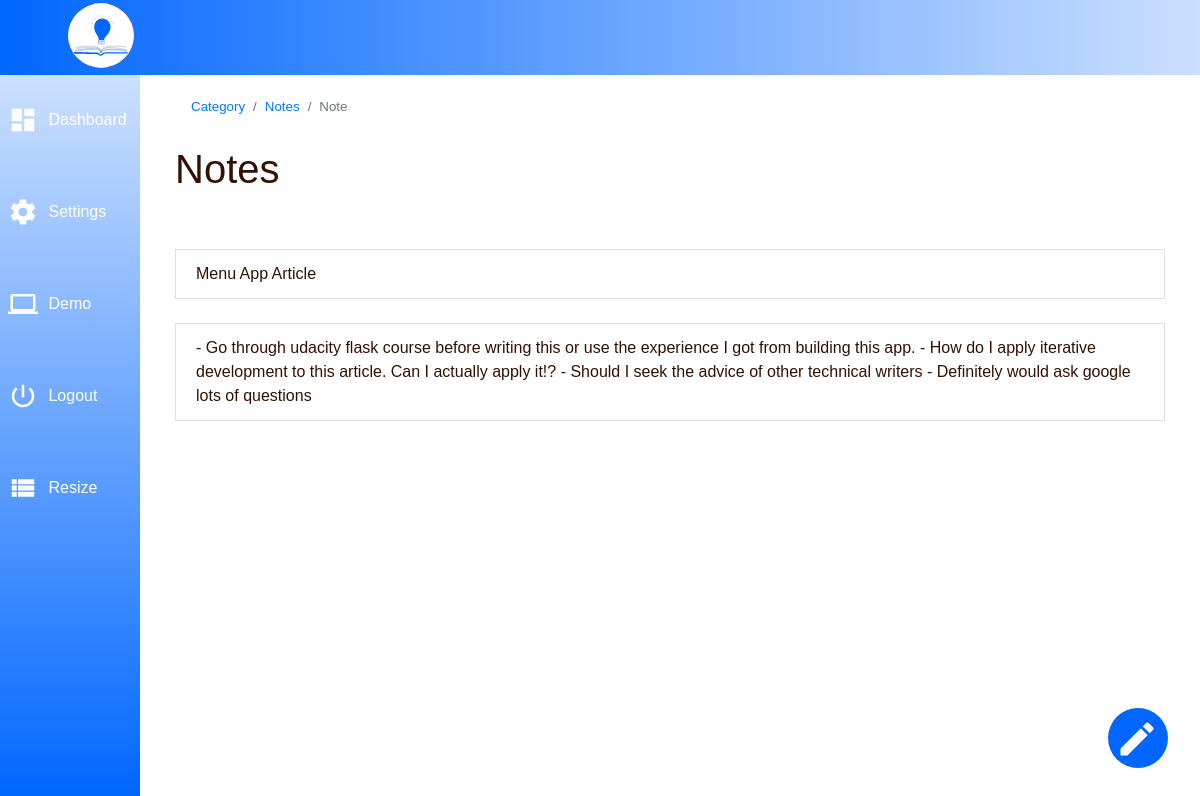
The page /categories/1/notes/1 (signed in) on the database its author committed.
### note/models.py (models this page shows)
class Note(db.Model):
    id = db.Column(db.Integer, primary_key=True)
    title = db.Column(db.String(50))
    body = db.Column(db.String(1000))
    user_id = db.Column(db.Integer, db.ForeignKey('user.id'))
    category_id = db.Column(db.Integer, db.ForeignKey('category.id'))
    created_date = db.Column(db.DateTime(timezone=True), default=func.now())

### note/views.py (the view, shortened to what this page needs)
@views.route('/categories/<int:cat_id>/notes/<int:note_id>', methods=['GET', 'POST'])
@login_required
def view_notes(cat_id, note_id):
    user_id = current_user.get_id()
    note = Note.query.filter_by(id=note_id).one()
    if not note:
        flash("Note no longer exist", "danger")
        return render_template('user/note.html')
    else:
        return render_template('user/note.html', note=note, note_id=note_id)

### note/__init__.py (called while the page is built)
def create_app():
    app = Flask(__name__)
    app.config['SECRET_KEY'] = 'a2346.@'
    app.config['SQLALCHEMY_DATABASE_URI'] = f'sqlite:///{DB_NAME}'
    db.init_app(app)
    from .views import views
    from .auth import auth
    app.register_blueprint(views, url_prefic='/')
    app.register_blueprint(auth, url_prefic='/')
    from .models import User, Note, Category
    create_database(app)
    login_manager = LoginManager()
    login_manager.login_view = 'auth.login'
    login_manager.init_app(app)
    @login_manager.user_loader
    def load_user(id):
        return User.query.get(int(id))
    return app

### note/templates/user/note.html (shortened to what this page needs)
{% extends "user/home_base.html" %} {% block title %} Dashboard {% endblock %}
{%block body %}
    <div class="container-fluid">
        <nav aria-label="breadcrumb">
            <ol class="breadcrumb">
                <li class="breadcrumb-item"><a href="{{url_for('views.home')}}">Category</a></li>
                <li class="breadcrumb-item active" aria-current="page"> <a href="{{url_for('views.view_category', cat_id=note.category_id)}}"> Notes </a> </li>
                <li class="breadcrumb-item active" aria-current="page"> Note </li>
            </ol>
        </nav>
        <h1>Notes </h1>
        <br>
        <br>
        <ul class="list-group list-group-flush">
            <div class="display">
                <li class="list-group-item"> {{ note.title }} </li>
                <br>
                <li class="list-group-item"> {{ note.body }} </li>
            </div>
        </ul>
        <a href="" class="top-link hide" data-toggle="modal" data-target="#note">
            <i class="material-icons icon" id="loupe">edit</i>
        </a>
    </div>
{% endblock %}

### note/static/css/styles.css (style rules this page uses)
* { font-family: "Arial", "Verdana"; margin: 0; padding: 0; }
nav .breadcrumb { font-size: 10pt; background: none !important; }
.container-fluid a { text-decoration: none; }
#loupe { font-size: 33pt; }
.top-link { transition: all .25s ease-in-out; position: fixed; bottom: 0; right: 0; display: inline-flex; cursor: pointer; align-items: center; justify-content: center; margin: 0 2em 2em 0; border-radius: 50%; padding: .25em; width: 60px; height: 60px; background-color: #0066ff; }
.top-link i { color: #ffffff; margin: 1.3em 0.5em 2em 0; width: 24px; height: 12px; }

### rows shown on the page
Note: title "Menu App Article", body "- Go through udacity flask course before writing this or use the experience I got from building this app. - How do I apply iterative development to this article. Can I actually apply it!? - Should I seek the advice of other technical writers - Definitely would ask google lots of questions"
